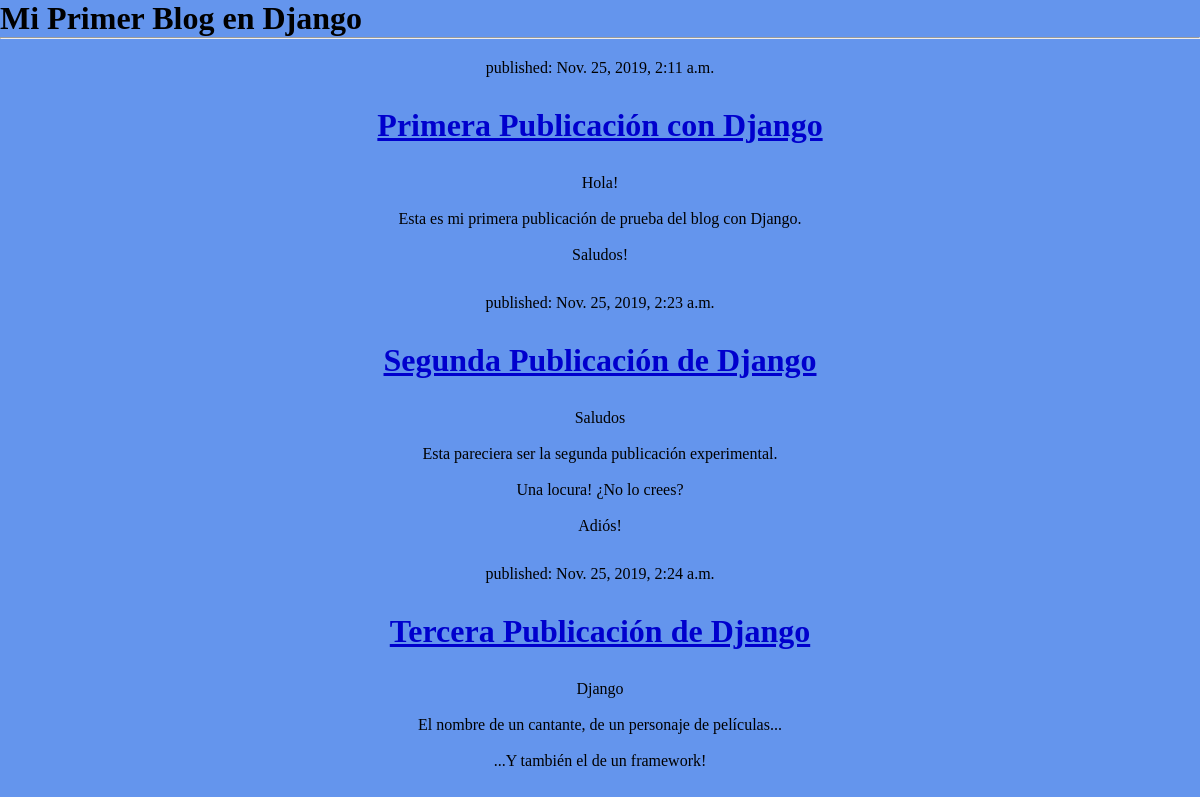
The page / on the database its author committed.
### blog/models.py (models this page shows, shortened)
class Post(models.Model):
    author = models.ForeignKey('auth.User', on_delete=models.CASCADE)
    title = models.CharField(max_length=200)
    text = models.TextField()
    created_date = models.DateTimeField(
        default=timezone.now)
    published_date = models.DateTimeField(
        blank=True, null=True)

### blog/views.py (the view)
# urls.py: url(r'^$', views.post_list),
def post_list(request):
    posts = Post.objects.filter(published_date__lte=timezone.now()).order_by('published_date')
    return render(request, 'blog/post_list.html', {'posts': posts})

### blog/templates/blog/post_list.html (shortened to what this page needs)
{% load static %}
<!DOCTYPE html>
<html lang="en">
<head>
    <link rel="stylesheet" type="text/css" href="{% static 'css/blog.css' %}">
</head>
<body>
    <h1>Mi Primer Blog en Django</h1>
    <hr>
    {% for post in posts %}
    <div>
    <p class="centrado">published: {{ post.published_date }}</p>
    <h1 class="centrado"><a href="">{{ post.title }}</a></h1>
    <p class="centrado">{{ post.text|linebreaksbr }}</p>
    </div>
    {% endfor %}
</body>
</html>

### blog/static/css/blog.css (style rules this page uses)
* { margin: 0px; padding: 0px; }
h1 a { color: mediumblue; }
body { background-color: cornflowerblue; }
.centrado { text-align: center; width: 70%; padding: 10px; margin: 10px auto; }

### rows shown on the page
Post: published_date "Nov. 25, 2019, 2:11 a.m.", title "Primera Publicación con Django", text "Hola! Esta es mi primera publicación de prueba del blog con Django. Saludos!"
Post: published_date "Nov. 25, 2019, 2:23 a.m.", title "Segunda Publicación de Django", text "Saludos Esta pareciera ser la segunda publicación experimental. Una locura! ¿No lo crees? Adiós!"
Post: published_date "Nov. 25, 2019, 2:24 a.m.", title "Tercera Publicación de Django", text "Django El nombre de un cantante, de un personaje de películas... ...Y también el de un framework!"
